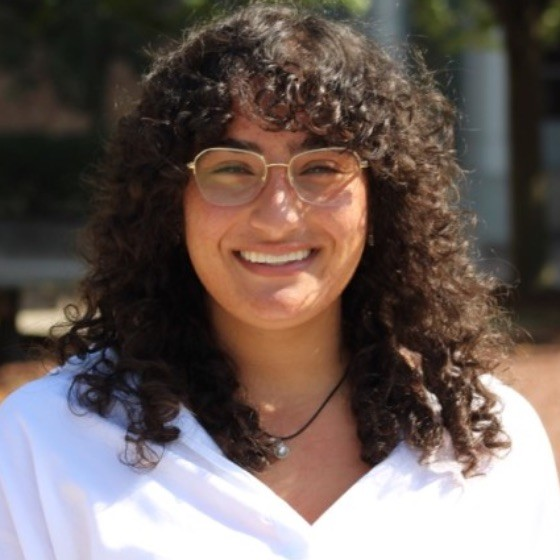
#> input picture Image Editor/unedited/Melissa.png, 560 x 560 px, found by its file name; its folder holds only this picture in this run
$ python photoeditor.py
#> lines starting #> are read from the running program, lines starting #| are printed output that depends on the picture
from PIL import Image, ImageEnhance, ImageFilter
import os

path = "./Image Editor/unedited" # folder for unedited images
pathOut = "./Image Editor/edited" # folder for edited images

for filename in os.listdir(path):
    img = Image.open(f"{path}/{filename}")
#> img is the input picture: PIL image 560x560 RGB; mean R, G, B 109.9, 96.2, 91.2

    # sharpening, BW
    edit = img.filter(ImageFilter.DETAIL).rotate(0)

    # brightness
    color_factor = 1.5
    enhancer = ImageEnhance.Color(edit)
    edit = enhancer.enhance(color_factor)
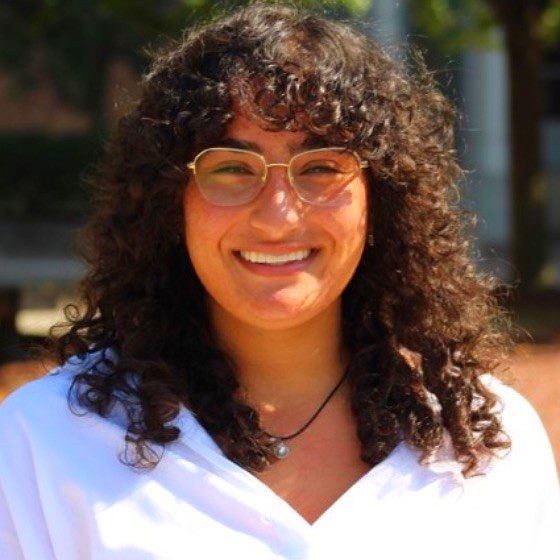
#> edit: PIL image 560x560 RGB; mean R, G, B 114.7, 94.2, 86.1

    # contrast
    factor = 1
    enhancer = ImageEnhance.Contrast(edit)
    edit = enhancer.enhance(factor)

    clean_name = os.path.splitext(filename)[0]

    edit.save(f'{pathOut}/{clean_name}_edited.png')

$ run again, on Image Editor/unedited/pato.png
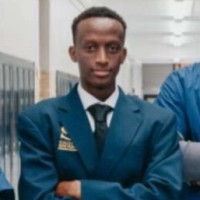
#> input picture Image Editor/unedited/pato.png, 200 x 200 px, found by its file name
#> img is the input picture: PIL image 200x200 RGB; mean R, G, B 98.8, 115.5, 125.3
#> `edit = enhancer.enhance(color_factor)`:
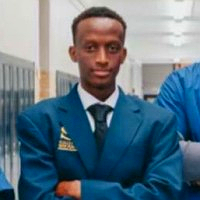
#> edit: PIL image 200x200 RGB; mean R, G, B 95.3, 117.1, 131.9

$ run again, on Image Editor/unedited/trevor.png
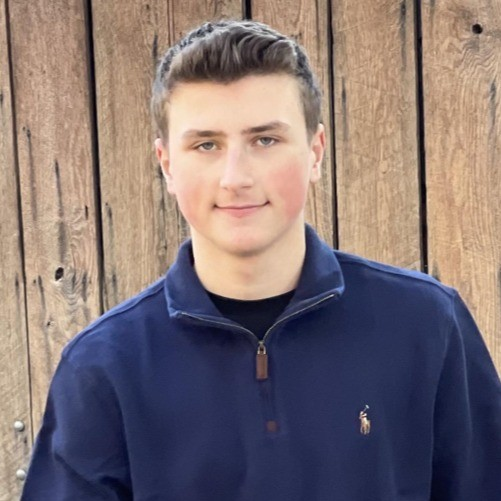
#> input picture Image Editor/unedited/trevor.png, 501 x 501 px, found by its file name
#> img is the input picture: PIL image 501x501 RGB; mean R, G, B 129, 114.2, 115
#> `edit = enhancer.enhance(color_factor)`:
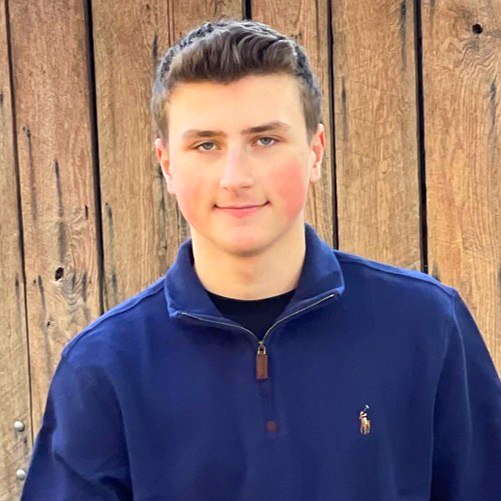
#> edit: PIL image 501x501 RGB; mean R, G, B 133.7, 111.7, 113

$ run again, on Image Editor/unedited/Pato_Deb.PNG
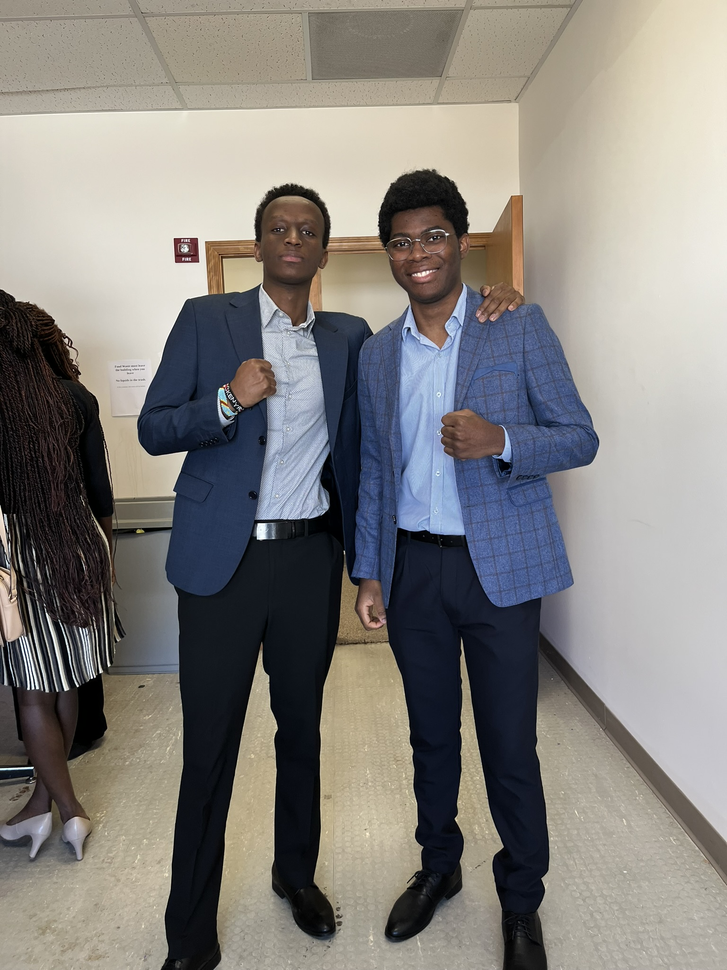
#> input picture Image Editor/unedited/Pato_Deb.PNG, 727 x 970 px, shrunk from 1536 x 2048 before the run, found by its file name
#> img is the input picture: PIL image 727x970 RGB; mean R, G, B 132.7, 129.8, 125.9
#> `edit = enhancer.enhance(color_factor)`:
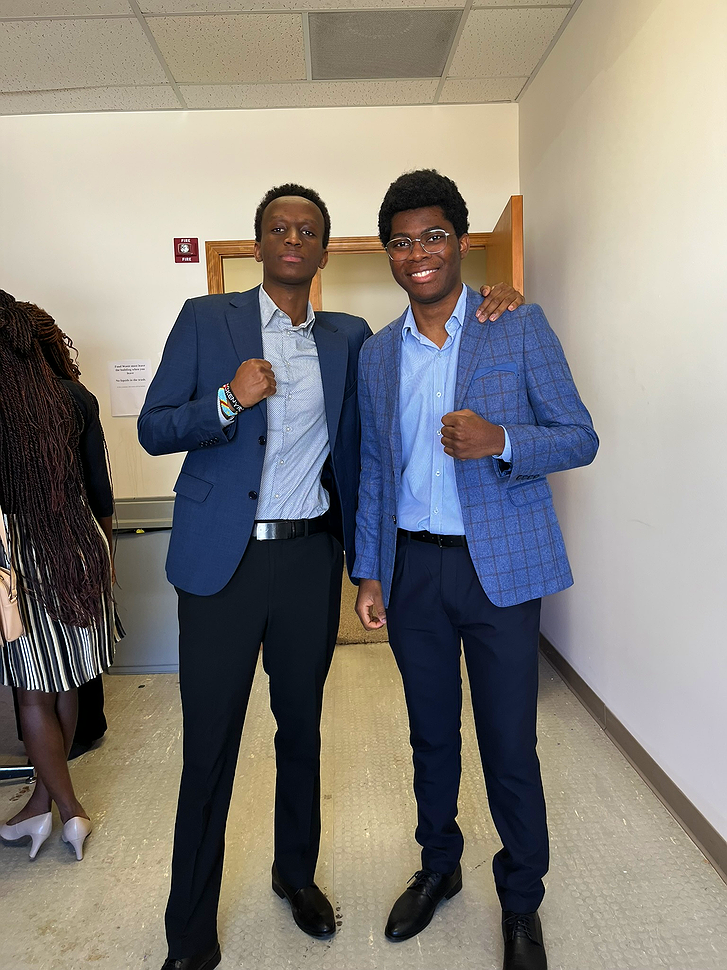
#> edit: PIL image 727x970 RGB; mean R, G, B 133.8, 129.5, 123.6
